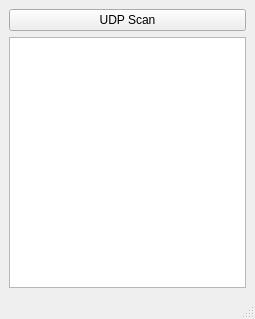
<?xml version="1.0" encoding="UTF-8"?>
<ui version="4.0">
 <class>MainWindow</class>
 <widget class="QMainWindow" name="MainWindow">
  <property name="geometry">
   <rect>
    <x>0</x>
    <y>0</y>
    <width>255</width>
    <height>319</height>
   </rect>
  </property>
  <property name="windowTitle">
   <string>MainWindow</string>
  </property>
  <widget class="QWidget" name="centralwidget">
   <layout class="QGridLayout" name="gridLayout">
    <item row="0" column="0">
     <layout class="QVBoxLayout" name="verticalLayout">
      <item>
       <widget class="QPushButton" name="pushButton">
        <property name="text">
         <string>UDP Scan</string>
        </property>
       </widget>
      </item>
      <item>
       <widget class="QListView" name="listView"/>
      </item>
     </layout>
    </item>
   </layout>
  </widget>
  <widget class="QMenuBar" name="menubar">
   <property name="geometry">
    <rect>
     <x>0</x>
     <y>0</y>
     <width>255</width>
     <height>22</height>
    </rect>
   </property>
  </widget>
  <widget class="QStatusBar" name="statusbar"/>
 </widget>
 <tabstops>
  <tabstop>pushButton</tabstop>
  <tabstop>listView</tabstop>
 </tabstops>
 <resources/>
 <connections>
  <connection>
   <sender>pushButton</sender>
   <signal>clicked()</signal>
   <receiver>MainWindow</receiver>
   <slot>startScan()</slot>
   <hints>
    <hint type="sourcelabel">
     <x>47</x>
     <y>43</y>
    </hint>
    <hint type="destinationlabel">
     <x>399</x>
     <y>299</y>
    </hint>
   </hints>
  </connection>
 </connections>
 <slots>
  <slot>startScan()</slot>
 </slots>
</ui>
